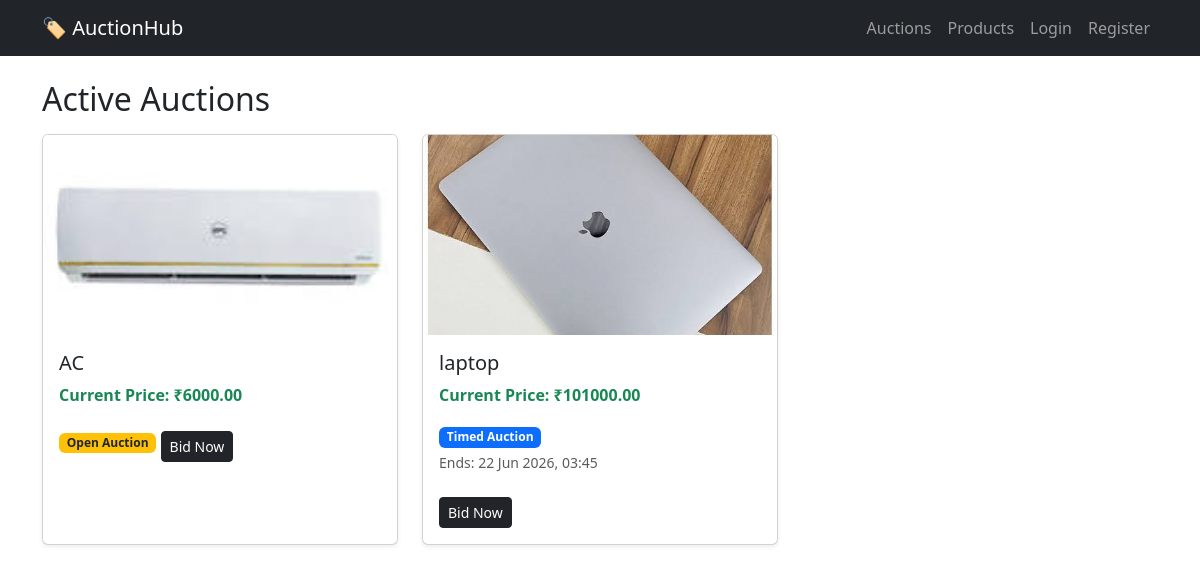
Page /auctions/ on the committed database.
### auctions/models.py (models this page shows, shortened)
class Auction(models.Model):
    TYPE_CHOICES = (
        ('timed', 'Timed Auction'),
        ('open', 'Open Auction'),
    )
    STATUS_CHOICES = (
        ('upcoming', 'Upcoming'),
        ('active', 'Active'),
        ('closed', 'Closed'),
    )
    product = models.OneToOneField(Product, on_delete=models.CASCADE, related_name='auction')
    auction_type = models.CharField(max_length=10, choices=TYPE_CHOICES)
    status = models.CharField(max_length=10, choices=STATUS_CHOICES, default='active')
    start_time = models.DateTimeField(default=timezone.now)
    end_time = models.DateTimeField(null=True, blank=True)  # Only for timed auctions
    winner = models.ForeignKey(User, on_delete=models.SET_NULL, null=True, blank=True, related_name='won_auctions')
    def get_highest_bid(self):
        return self.bids.order_by('-amount').first()
    def get_current_price(self):
        highest = self.get_highest_bid()
        return highest.amount if highest else self.product.starting_price

class Bid(models.Model):
    auction = models.ForeignKey(Auction, on_delete=models.CASCADE, related_name='bids')
    bidder = models.ForeignKey(User, on_delete=models.CASCADE, related_name='bids')
    amount = models.DecimalField(max_digits=10, decimal_places=2)
    placed_at = models.DateTimeField(auto_now_add=True)
    class Meta:
        ordering = ['-amount']

### products/models.py (models this page shows, shortened)
class Product(models.Model):
    seller = models.ForeignKey(User, on_delete=models.CASCADE, related_name='products')
    category = models.ForeignKey(Category, on_delete=models.SET_NULL, null=True)
    title = models.CharField(max_length=200)
    description = models.TextField()
    image = models.ImageField(upload_to='products/')
    starting_price = models.DecimalField(max_digits=10, decimal_places=2)
    is_active = models.BooleanField(default=True)
    created_at = models.DateTimeField(auto_now_add=True)

### auctions/views.py (the view)
# urls.py: path('', views.auction_list, name='auction_list'),
def auction_list(request):
    auctions = Auction.objects.filter(status='active').select_related('product')
    return render(request, 'auctions/auction_list.html', {'auctions': auctions})

### templates/auctions/auction_list.html (shortened to what this page needs)
{% extends 'base.html' %}
{% block content %}
<h2>Active Auctions</h2>
<div class="row mt-3">
    {% for auction in auctions %}
    <div class="col-md-4 mb-4">
        <div class="card h-100 shadow-sm">
            {% if auction.product.image %}
                <img src="{{ auction.product.image.url }}" class="card-img-top" style="height:200px;object-fit:cover;">
            {% endif %}
            <div class="card-body">
                <h5>{{ auction.product.title }}</h5>
                <p class="text-success fw-bold">Current Price: ₹{{ auction.get_current_price }}</p>
                <span class="badge bg-{% if auction.auction_type == 'timed' %}primary{% else %}warning text-dark{% endif %}">
                    {{ auction.get_auction_type_display }}
                </span>
                {% if auction.end_time %}
                    <p class="text-muted small mt-1">Ends: {{ auction.end_time|date:"d M Y, H:i" }}</p>
                {% endif %}
                <a href="{% url 'auction_detail' auction.pk %}" class="btn btn-dark btn-sm mt-2">Bid Now</a>
            </div>
        </div>
    </div>
    {% empty %}
        <p>No active auctions right now.</p>
    {% endfor %}
</div>
{% endblock %}

### templates/base.html (shortened to what this page needs)
<!DOCTYPE html>
<html lang="en">
<head>
    <link href="https://cdn.jsdelivr.net/npm/bootstrap@5.3.0/dist/css/bootstrap.min.css" rel="stylesheet">
</head>
<body>
<nav class="navbar navbar-expand-lg navbar-dark bg-dark">
    <div class="container">
        <a class="navbar-brand" href="{% url 'home' %}">🏷️ AuctionHub</a>
        <div class="navbar-nav ms-auto">
            <a class="nav-link" href="{% url 'auction_list' %}">Auctions</a>
            <a class="nav-link" href="{% url 'product_list' %}">Products</a>
            {% if user.is_authenticated %}
                {% if user.is_seller %}
                    <a class="nav-link" href="{% url 'product_create' %}">+ List Product</a>
                {% endif %}
                <a class="nav-link" href="{% url 'logout' %}">Logout ({{ user.username }})</a>
            {% else %}
                <a class="nav-link" href="{% url 'login' %}">Login</a>
                <a class="nav-link" href="{% url 'register' %}">Register</a>
            {% endif %}
        </div>
    </div>
</nav>
<div class="container mt-4">
    {% block content %}{% endblock %}
</div>
</body>
</html>

### rows in the picture
Auction: product.image (picture), product "AC", get_current_price "6000.00", auction_type "Open Auction"
Auction: product.image (picture), product "laptop", get_current_price "101000.00", auction_type "Timed Auction", end_time "22 Jun 2026, 03:45"
